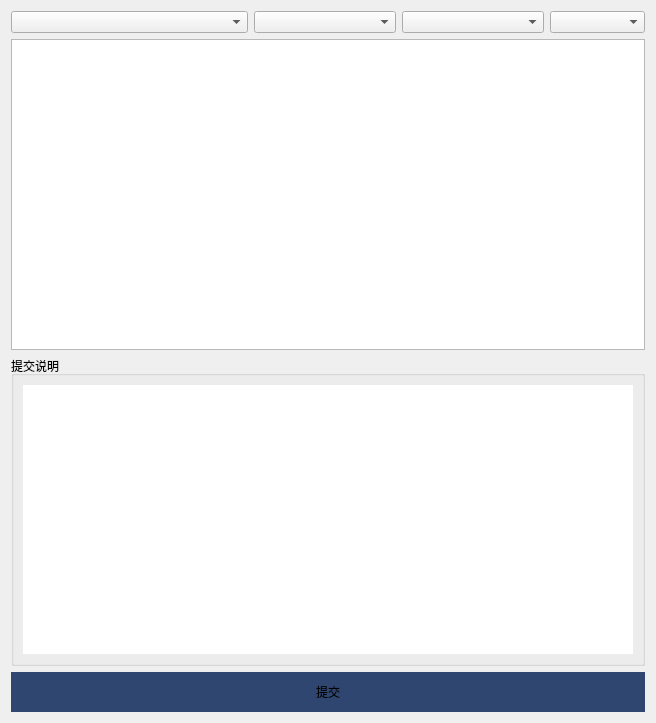
<?xml version="1.0" encoding="UTF-8"?>
<ui version="4.0">
 <class>Widget</class>
 <widget class="QWidget" name="Widget">
  <property name="geometry">
   <rect>
    <x>0</x>
    <y>0</y>
    <width>656</width>
    <height>723</height>
   </rect>
  </property>
  <property name="sizePolicy">
   <sizepolicy hsizetype="Maximum" vsizetype="Maximum">
    <horstretch>0</horstretch>
    <verstretch>0</verstretch>
   </sizepolicy>
  </property>
  <property name="minimumSize">
   <size>
    <width>0</width>
    <height>0</height>
   </size>
  </property>
  <property name="maximumSize">
   <size>
    <width>10000</width>
    <height>10000</height>
   </size>
  </property>
  <property name="sizeIncrement">
   <size>
    <width>200</width>
    <height>400</height>
   </size>
  </property>
  <property name="baseSize">
   <size>
    <width>200</width>
    <height>400</height>
   </size>
  </property>
  <property name="windowTitle">
   <string>Widget</string>
  </property>
  <property name="styleSheet">
   <string notr="true"/>
  </property>
  <layout class="QVBoxLayout" name="verticalLayout">
   <item>
    <layout class="QHBoxLayout" name="horizontalLayout" stretch="5,3,3,2">
     <item>
      <widget class="QComboBox" name="proj">
       <property name="placeholderText">
        <string>工程</string>
       </property>
      </widget>
     </item>
     <item>
      <widget class="QComboBox" name="sc"/>
     </item>
     <item>
      <widget class="QComboBox" name="shot"/>
     </item>
     <item>
      <widget class="QComboBox" name="ver"/>
     </item>
    </layout>
   </item>
   <item>
    <layout class="QVBoxLayout" name="verticalLayout_2" stretch="0">
     <item>
      <widget class="QListWidget" name="usd"/>
     </item>
    </layout>
   </item>
   <item>
    <widget class="QGroupBox" name="groupBox">
     <property name="styleSheet">
      <string notr="true"/>
     </property>
     <property name="title">
      <string>提交说明</string>
     </property>
     <layout class="QVBoxLayout" name="verticalLayout_3">
      <item>
       <widget class="QTextEdit" name="node">
        <property name="styleSheet">
         <string notr="true">border:0;</string>
        </property>
       </widget>
      </item>
     </layout>
    </widget>
   </item>
   <item>
    <widget class="QPushButton" name="submit">
     <property name="sizePolicy">
      <sizepolicy hsizetype="Minimum" vsizetype="Maximum">
       <horstretch>0</horstretch>
       <verstretch>0</verstretch>
      </sizepolicy>
     </property>
     <property name="minimumSize">
      <size>
       <width>0</width>
       <height>40</height>
      </size>
     </property>
     <property name="maximumSize">
      <size>
       <width>16777215</width>
       <height>40</height>
      </size>
     </property>
     <property name="styleSheet">
      <string notr="true">QPushButton{
background-color: rgb(47, 70, 112);
border:0px;
}
QPushButton:hover {
background-color: rgb(26, 61, 54);
}</string>
     </property>
     <property name="text">
      <string>提交</string>
     </property>
     <property name="flat">
      <bool>false</bool>
     </property>
    </widget>
   </item>
  </layout>
 </widget>
 <resources/>
 <connections/>
</ui>
